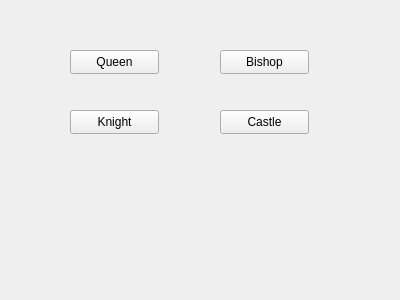
<?xml version="1.0" encoding="UTF-8"?>
<ui version="4.0">
 <class>Upgrade</class>
 <widget class="QWidget" name="Upgrade">
  <property name="geometry">
   <rect>
    <x>0</x>
    <y>0</y>
    <width>400</width>
    <height>300</height>
   </rect>
  </property>
  <property name="windowTitle">
   <string>Form</string>
  </property>
  <widget class="QPushButton" name="pushButton">
   <property name="geometry">
    <rect>
     <x>70</x>
     <y>50</y>
     <width>89</width>
     <height>24</height>
    </rect>
   </property>
   <property name="text">
    <string>Queen</string>
   </property>
  </widget>
  <widget class="QPushButton" name="pushButton_2">
   <property name="geometry">
    <rect>
     <x>220</x>
     <y>50</y>
     <width>89</width>
     <height>24</height>
    </rect>
   </property>
   <property name="text">
    <string>Bishop</string>
   </property>
  </widget>
  <widget class="QPushButton" name="pushButton_3">
   <property name="geometry">
    <rect>
     <x>70</x>
     <y>110</y>
     <width>89</width>
     <height>24</height>
    </rect>
   </property>
   <property name="text">
    <string>Knight</string>
   </property>
  </widget>
  <widget class="QPushButton" name="pushButton_4">
   <property name="geometry">
    <rect>
     <x>220</x>
     <y>110</y>
     <width>89</width>
     <height>24</height>
    </rect>
   </property>
   <property name="text">
    <string>Castle</string>
   </property>
  </widget>
 </widget>
 <resources/>
 <connections/>
</ui>
